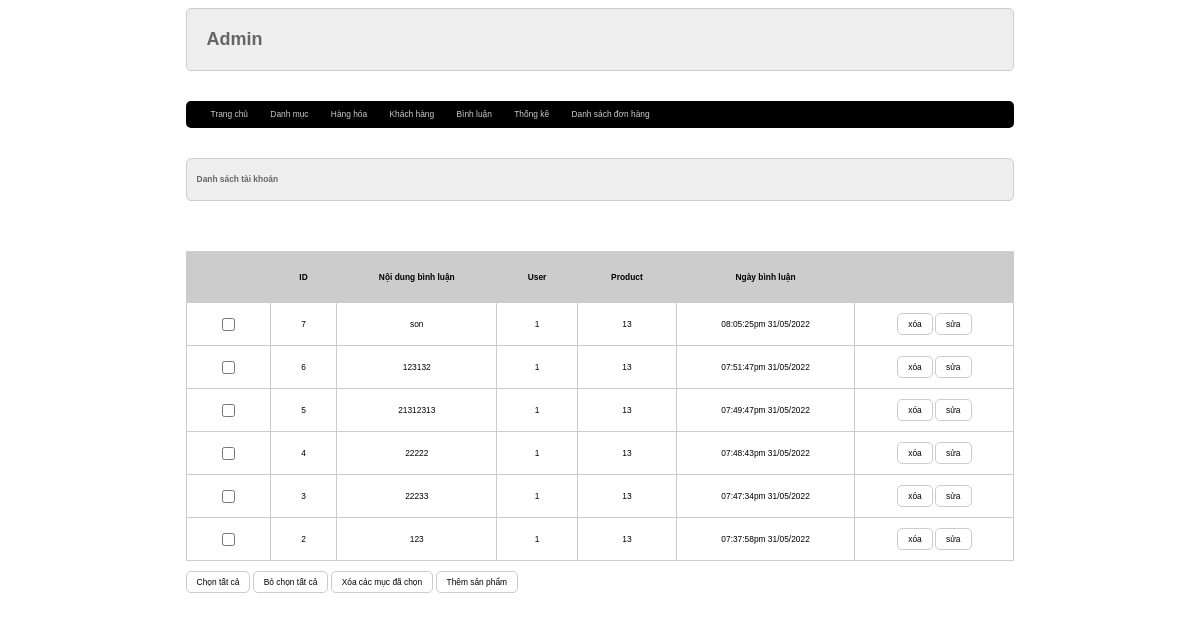
Screenshot of /admin/index.php?act=dsbl with the database file from the repository.
### tables this page shows
CREATE TABLE `binhluan` (
  `id` int(11) NOT NULL,
  `noidung` varchar(255) NOT NULL,
  `iduser` int(11) NOT NULL,
  `idpro` int(11) NOT NULL,
  `ngaybinhluan` varchar(255) NOT NULL
);

### model/pdo.php (called while the page is built, shortened)
<?php
function pdo_get_connection(){
    $dburl = "mysql:host=localhost;dbname=firstproject;charset=utf8";
    $username = 'root';
    $password = '';
    $conn = new PDO($dburl, $username, $password);
    $conn->setAttribute(PDO::ATTR_ERRMODE, PDO::ERRMODE_EXCEPTION);
    return $conn;
}
function pdo_query($sql){
    $sql_args = array_slice(func_get_args(), 1);
    try{
        $conn = pdo_get_connection();
        $stmt = $conn->prepare($sql);
        $stmt->execute($sql_args);
        $rows = $stmt->fetchAll();
        return $rows;
    }
    catch(PDOException $e){
        throw $e;
    }
    finally{
        unset($conn);
    }
}

### model/binhluan.php (called while the page is built, shortened)
<?php
function loadall_binhluan($idpro)
{
    $sql = "SELECT * FROM binhluan  WHERE 1";
    if ($idpro > 0) {
        $sql .= " AND idpro = '".$idpro."'";
    } else {
        $sql .= " ORDER BY id DESC";
    }
    $listbinhluan = pdo_query($sql);
    return $listbinhluan;
}
?>

### admin/binhluan/list.php (the view, shortened to what this page needs)
<div class="row">
    <div class="row formtitle mb">
        <h1>Danh sách tài khoản</h1>
    </div>
    <div class="row formcontent">
        <div class="row mb10 formdsloai">
            <table>
                <tr>
                    <th></th>
                    <th>ID</th>
                    <th>Nội dung bình luận</th>
                    <th>User</th>
                    <th>Product</th>
                    <th>Ngày bình luận</th>
                    <th></th>
                </tr>
                <?php
                foreach ($listbinhluan as $binhluan) {
                    extract($binhluan);
                    $suabl = "index.php?act=suabl&id=" . $id;
                    $xoabl = "index.php?act=xoabl&id=" . $id;
                    echo '
                            <tr>
                                <td><input type="checkbox"></td>
                                <td>' . $id . '</td>
                                <td>' . $noidung . '</td>
                                <td>' . $iduser . '</td>
                                <td>' . $idpro . '</td>
                                <td>' . $ngaybinhluan . '</td>
                                <td><a href="' . $xoabl . '"><input type="button" value="xóa"></a> <a href="' . $suabl . '"><input type="button" value="sửa"></a> </td>
                            </tr>
                                ';
                }
                ?>
            </table>
        </div>
        <div class="row mb10">
            <input type="button" value="Chọn tất cả">
            <input type="button" value="Bỏ chọn tất cả">
            <input type="button" value="Xóa các mục đã chọn">
            <a href="index.php?act=addsp"> <input type="button" value="Thêm sản phẩm"></a>
        </div>
    </div>
</div>

### style.css (style rules this page uses)
* { box-sizing: border-box; font-family: sans-serif; font-size: 0.7vw; }
.row { float: left; width: 100%; }
.mb { margin-bottom: 30px; }
.mb10 { margin-bottom: 10px; }
.formtaikhoan input[type="submit"], .formcontent input[type="submit"], .formcontent input[type="reset"], .formcontent input[type="button"] { border-radius: 5px; padding: 5px 10px; background-color: white; border: 1px #ccc solid; }
.formtitle { background-color: #eee; border: 1px solid #ccc; color: #666; border-radius: 5px; padding: 10px; }
.formcontent { padding: 20px 0px; }
.formdsloai table { width: 100%; border-collapse: collapse; border: 1px solid #ccc; text-align: center; }
.formdsloai th { padding: 20px; background-color: #ccc; }
.formdsloai td { padding: 10px 20px; border: 1px solid #ccc; }

### rows the page displays
binhluan: id "7", noidung "son", iduser "1", idpro "13", ngaybinhluan "08:05:25pm 31/05/2022"
binhluan: id "6", noidung "123132", iduser "1", idpro "13", ngaybinhluan "07:51:47pm 31/05/2022"
binhluan: id "5", noidung "21312313", iduser "1", idpro "13", ngaybinhluan "07:49:47pm 31/05/2022"
binhluan: id "4", noidung "22222", iduser "1", idpro "13", ngaybinhluan "07:48:43pm 31/05/2022"
binhluan: id "3", noidung "22233", iduser "1", idpro "13", ngaybinhluan "07:47:34pm 31/05/2022"
binhluan: id "2", noidung "123", iduser "1", idpro "13", ngaybinhluan "07:37:58pm 31/05/2022"
